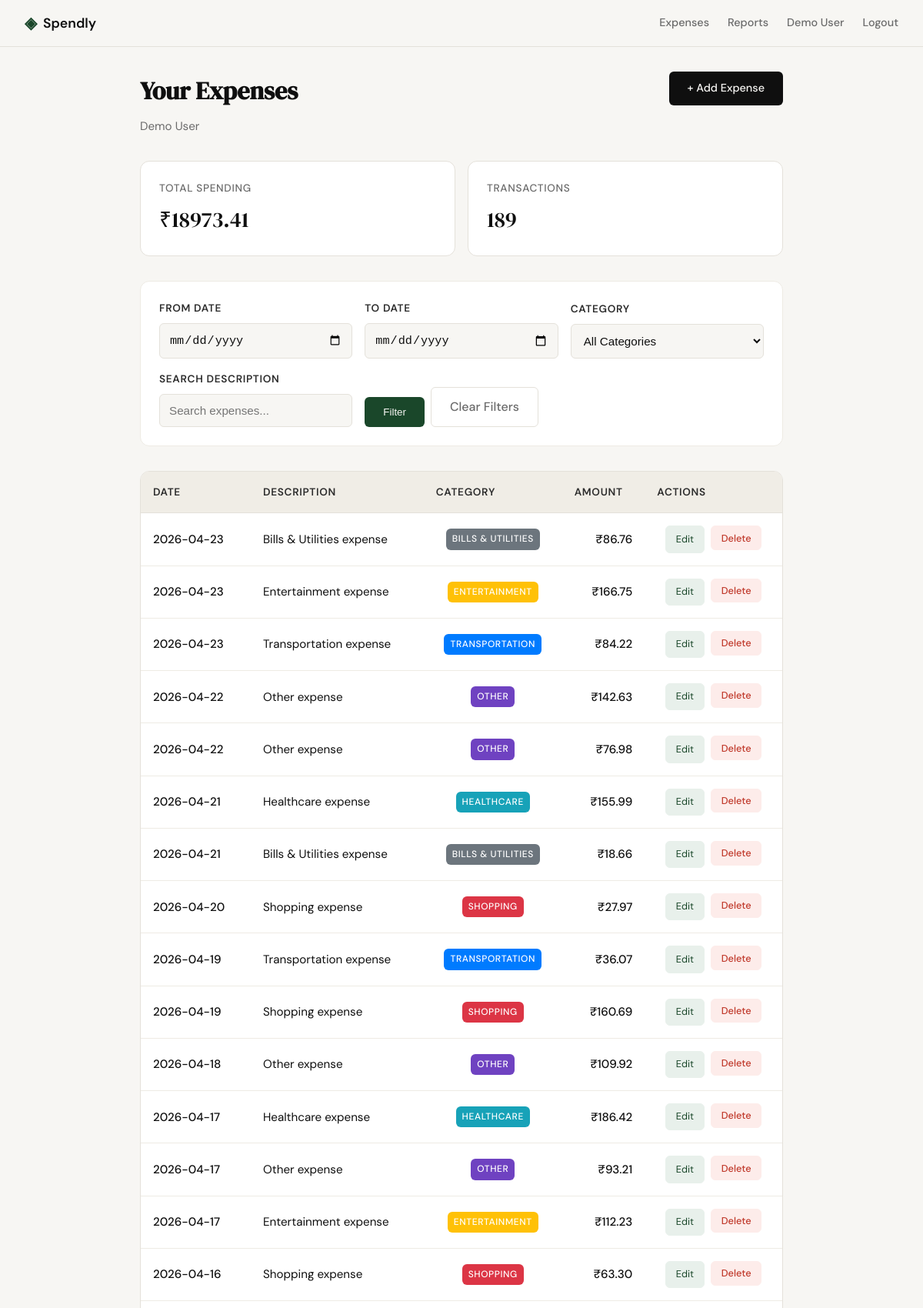
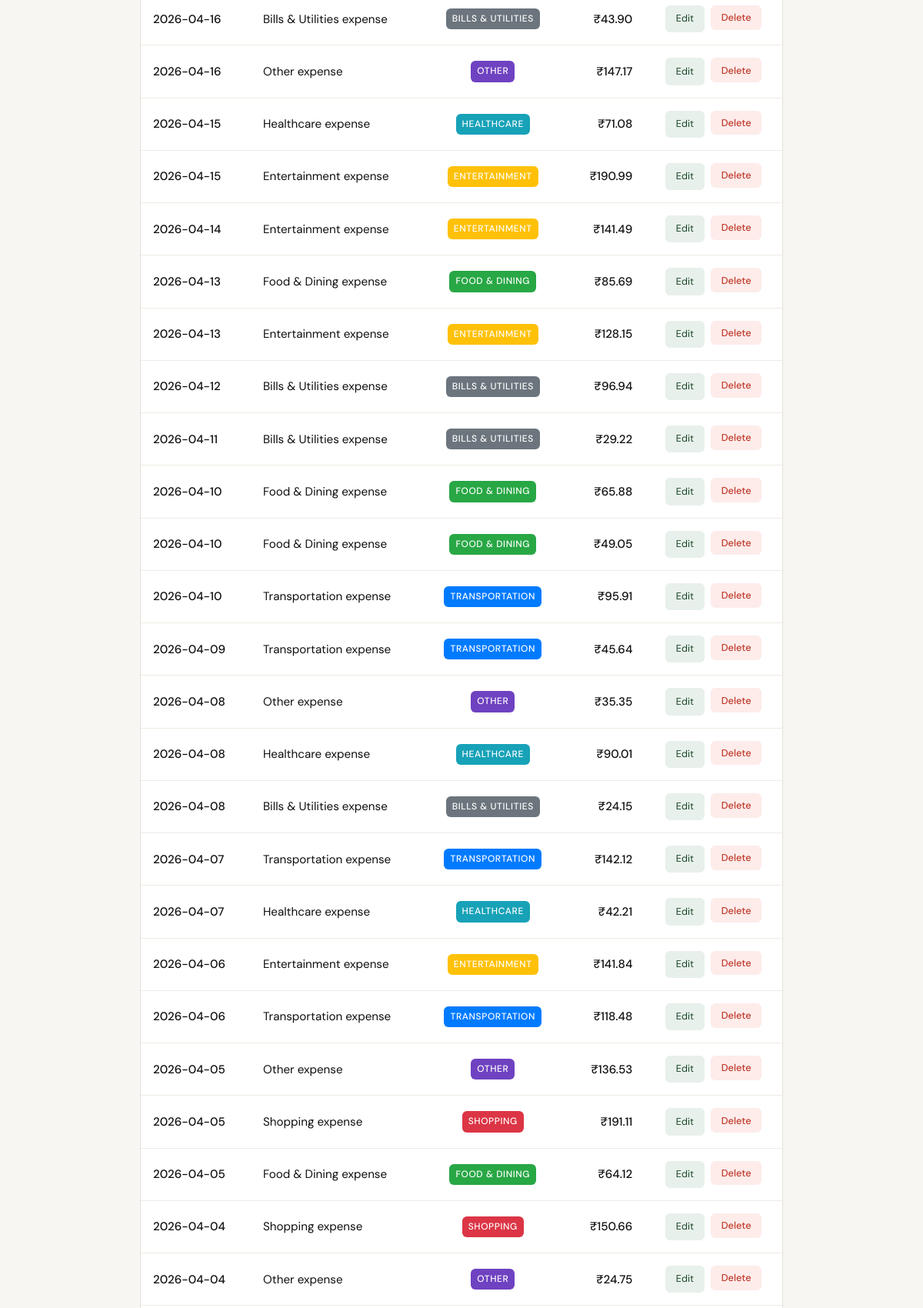
/expenses (signed in, upper part), run on the app's committed database (2 pictures, top to bottom).
### tables this page shows
CREATE TABLE users (
            id INTEGER PRIMARY KEY AUTOINCREMENT,
            name TEXT NOT NULL,
            email TEXT UNIQUE NOT NULL,
            password_hash TEXT NOT NULL
        );

CREATE TABLE expenses (
            id INTEGER PRIMARY KEY AUTOINCREMENT,
            user_id INTEGER NOT NULL,
            category_id INTEGER,
            amount REAL NOT NULL,
            description TEXT,
            date TEXT NOT NULL,
            FOREIGN KEY (user_id) REFERENCES users (id),
            FOREIGN KEY (category_id) REFERENCES categories (id)
        );

CREATE TABLE categories (
            id INTEGER PRIMARY KEY AUTOINCREMENT,
            name TEXT UNIQUE NOT NULL,
            color TEXT DEFAULT '#007bff'
        );

### app.py (the view)
@app.route("/expenses")
def expenses():
    if "user_id" not in session:
        return redirect(url_for("login"))
    db = get_db()
    user = db.execute("SELECT * FROM users WHERE id = ?", (session["user_id"],)).fetchone()
    date_from = request.args.get('date_from', '').strip()
    date_to = request.args.get('date_to', '').strip()
    category_id = request.args.get('category', '').strip()
    search = request.args.get('search', '').strip()
    query = """
        SELECT e.*, c.name as category_name, c.color as category_color
        FROM expenses e
        LEFT JOIN categories c ON e.category_id = c.id
        WHERE e.user_id = ?
    """
    params = [session["user_id"]]
    if date_from:
        query += " AND e.date >= ?"
        params.append(date_from)
    if date_to:
        query += " AND e.date <= ?"
        params.append(date_to)
    if category_id:
        query += " AND e.category_id = ?"
        params.append(category_id)
    if search:
        query += " AND e.description LIKE ?"
        params.append(f"%{search}%")
    query += " ORDER BY e.date DESC"
    expenses_list = db.execute(query, params).fetchall()
    categories = db.execute("SELECT * FROM categories ORDER BY name").fetchall()
    db.close()
    if not user:
        session.clear()
        return redirect(url_for("login"))
    total_spent = sum(exp["amount"] for exp in expenses_list)
    return render_template("expenses.html", user=user, expenses=expenses_list,
                         total_spent=total_spent, categories=categories)

### database/db.py (called while the page is built)
def get_db():
    conn = sqlite3.connect('expenses.db')
    conn.row_factory = sqlite3.Row
    conn.execute('PRAGMA foreign_keys = ON')
    return conn

### templates/expenses.html (shortened to what this page needs)
{% extends "base.html" %}
{% block content %}
<div class="expenses-container">
    <div class="expenses-header">
        <div class="expenses-title-section">
            <h1>Your Expenses</h1>
            <p class="expenses-user">{{ user['name'] }}</p>
        </div>
        <a href="{{ url_for('add_expense') }}" class="btn-primary">+ Add Expense</a>
    </div>
    <div class="expenses-summary">
        <div class="summary-card">
            <span class="summary-label">Total Spending</span>
            <span class="summary-value">₹{{ "%.2f"|format(total_spent) }}</span>
        </div>
        <div class="summary-card">
            <span class="summary-label">Transactions</span>
            <span class="summary-value">{{ expenses|length }}</span>
        </div>
    </div>
    <div class="filters-section">
        <form method="GET" class="filters-form">
            <div class="filter-group">
                <label for="date_from">From Date</label>
                <input type="date" id="date_from" name="date_from"
                       value="{{ request.args.get('date_from', '') }}" class="filter-input">
            </div>
            <div class="filter-group">
                <label for="date_to">To Date</label>
                <input type="date" id="date_to" name="date_to"
                       value="{{ request.args.get('date_to', '') }}" class="filter-input">
            </div>
            <div class="filter-group">
                <label for="category">Category</label>
                <select id="category" name="category" class="filter-input">
                    <option value="">All Categories</option>
                </select>
            </div>
            <div class="filter-group">
                <label for="search">Search Description</label>
                <input type="text" id="search" name="search"
                       placeholder="Search expenses..."
                       value="{{ request.args.get('search', '') }}" class="filter-input">
            </div>
            <div class="filter-actions">
                <button type="submit" class="btn-filter">Filter</button>
                <a href="{{ url_for('expenses') }}" class="btn-clear">Clear Filters</a>
            </div>
        </form>
    </div>
    <div class="expenses-list">
        {% if expenses %}
            <table class="expenses-table">
                <thead>
                    <tr>
                        <th>Date</th>
                        <th>Description</th>
                        <th>Category</th>
                        <th class="amount-col">Amount</th>
                        <th class="actions-col">Actions</th>
                    </tr>
                </thead>
                <tbody>
                    {% for expense in expenses %}
                    <tr class="expense-row">
                        <td class="date-cell">{{ expense['date'] }}</td>
                        <td class="desc-cell">{{ expense['description'] or '—' }}</td>
                        <td class="category-cell">
                            {% if expense['category_name'] %}
                                <span class="category-badge" style="background-color: {{ expense['category_color'] }};">
                                    {{ expense['category_name'] }}
                                </span>
                            {% else %}
                                <span class="category-badge category-uncategorized">Uncategorized</span>
                            {% endif %}
                        </td>
                        <td class="amount-cell">₹{{ "%.2f"|format(expense['amount']) }}</td>
                        <td class="actions-cell">
                            <a href="{{ url_for('edit_expense', id=expense['id']) }}" class="btn-row-edit">Edit</a>
                            <form method="POST" action="{{ url_for('delete_expense', id=expense['id']) }}" style="display: inline;"
                                  onsubmit="return confirm('Delete this expense?')">
                                <button type="submit" class="btn-row-delete">Delete</button>
                            </form>
                        </td>
                    </tr>
                    {% endfor %}
                </tbody>
            </table>
        {% else %}
            <div class="empty-state">
                <p class="empty-title">No expenses yet</p>
                <p class="empty-text">Start tracking your spending by adding your first expense.</p>
                <a href="{{ url_for('add_expense') }}" class="btn-primary">Add Your First Expense</a>
            </div>
        {% endif %}
    </div>
</div>
{% endblock %}

### templates/base.html (shortened to what this page needs)
<!DOCTYPE html>
<html lang="en">
<head>
    <link rel="stylesheet" href="{{ url_for('static', filename='css/style.css') }}">
</head>
<body>
    <nav class="navbar">
        <div class="nav-inner">
            <a href="{{ url_for('landing') }}" class="nav-brand">
                <span class="brand-icon">◈</span>
                <span class="brand-name">Spendly</span>
            </a>
            <div class="nav-links">
                {% if session.get('user_id') %}
                    <a href="{{ url_for('expenses') }}">Expenses</a>
                    <a href="{{ url_for('reports') }}">Reports</a>
                    <a href="{{ url_for('profile') }}">{{ session.get('user_name', 'Profile') }}</a>
                    <a href="{{ url_for('logout') }}" class="nav-logout">Logout</a>
                {% else %}
                    <a href="{{ url_for('login') }}">Sign in</a>
                    <a href="{{ url_for('register') }}" class="nav-cta">Get started</a>
                {% endif %}
            </div>
        </div>
    </nav>
    <main class="main-content">
        {% block content %}{% endblock %}
    </main>
</body>
</html>

### static/css/style.css (style rules this page uses)
:root { --ink: #0f0f0f; --ink-soft: #2d2d2d; --ink-muted: #6b6b6b; --ink-faint: #a0a0a0; --paper: #f7f6f3; --paper-warm: #f0ede6; --paper-card: #ffffff; --accent: #1a472a; --accent-light: #e8f0eb; --accent-2: #c17f24; --accent-2-light: #fdf3e3; --danger: #c0392b; --danger-light: #fdecea; --border: #e4e1da; --border-soft: #eeebe4; --font-display: 'DM Serif Display', Georgia, serif; --font-body: 'DM Sans', system-ui, sans-serif; --max-width: 1200px; --auth-width: 440px; --radius-sm: 6px; --radius-md: 12px; --radius-lg: 20px; }
*, *::before, *::after { box-sizing: border-box; margin: 0; padding: 0; }
html { font-size: 16px; scroll-behavior: smooth; }
body { background: var(--paper); color: var(--ink); font-family: var(--font-body); font-size: 1rem; line-height: 1.6; -webkit-font-smoothing: antialiased; }
a { color: inherit; text-decoration: none; }
.navbar { position: sticky; top: 0; z-index: 100; background: var(--paper); border-bottom: 1px solid var(--border); padding: 0 2rem; }
.nav-inner { max-width: var(--max-width); margin: 0 auto; height: 60px; display: flex; align-items: center; justify-content: space-between; }
.nav-brand { display: flex; align-items: center; gap: 0.5rem; font-family: var(--font-body); font-weight: 600; font-size: 1.1rem; color: var(--ink); }
.brand-icon { color: var(--accent); font-size: 1.3rem; }
.brand-name { color: var(--ink); }
.nav-links { display: flex; align-items: center; gap: 1.5rem; font-size: 0.9rem; font-weight: 500; }
.nav-links a { color: var(--ink-muted); transition: color 0.2s; }
.main-content { min-height: calc(100vh - 60px - 100px); }
.btn-primary { display: inline-block; background: var(--ink); color: var(--paper); padding: 0.65rem 1.5rem; border-radius: var(--radius-sm); font-family: var(--font-body); font-size: 0.9rem; font-weight: 500; cursor: pointer; border: none; transition: background 0.2s; text-decoration: none; }

### data on the page
users: get "Demo User", name "Demo User"
expenses: date "2026-04-23", description "Bills & Utilities expense", category_name "BILLS & UTILITIES", amount "86.76"
expenses: date "2026-04-23", description "Entertainment expense", category_name "ENTERTAINMENT", amount "166.75"
expenses: date "2026-04-23", description "Transportation expense", category_name "TRANSPORTATION", amount "84.22"
expenses: date "2026-04-22", description "Other expense", category_name "OTHER", amount "142.63"
expenses: date "2026-04-22", description "Other expense", category_name "OTHER", amount "76.98"
expenses: date "2026-04-21", description "Healthcare expense", category_name "HEALTHCARE", amount "155.99"
expenses: date "2026-04-21", description "Bills & Utilities expense", category_name "BILLS & UTILITIES", amount "18.66"
expenses: date "2026-04-20", description "Shopping expense", category_name "SHOPPING", amount "27.97"
expenses: date "2026-04-19", description "Transportation expense", category_name "TRANSPORTATION", amount "36.07"
expenses: date "2026-04-19", description "Shopping expense", category_name "SHOPPING", amount "160.69"
expenses: date "2026-04-18", description "Other expense", category_name "OTHER", amount "109.92"
expenses: date "2026-04-17", description "Healthcare expense", category_name "HEALTHCARE", amount "186.42"
expenses: date "2026-04-17", description "Other expense", category_name "OTHER", amount "93.21"
expenses: date "2026-04-17", description "Entertainment expense", category_name "ENTERTAINMENT", amount "112.23"
expenses: date "2026-04-16", description "Shopping expense", category_name "SHOPPING", amount "63.30"
expenses: date "2026-04-16", description "Bills & Utilities expense", category_name "BILLS & UTILITIES", amount "43.90"
expenses: date "2026-04-16", description "Other expense", category_name "OTHER", amount "147.17"
expenses: date "2026-04-15", description "Healthcare expense", category_name "HEALTHCARE", amount "71.08"
expenses: date "2026-04-15", description "Entertainment expense", category_name "ENTERTAINMENT", amount "190.99"
expenses: date "2026-04-14", description "Entertainment expense", category_name "ENTERTAINMENT", amount "141.49"
expenses: date "2026-04-13", description "Food & Dining expense", category_name "FOOD & DINING", amount "85.69"
expenses: date "2026-04-13", description "Entertainment expense", category_name "ENTERTAINMENT", amount "128.15"
expenses: date "2026-04-12", description "Bills & Utilities expense", category_name "BILLS & UTILITIES", amount "96.94"
expenses: date "2026-04-11", description "Bills & Utilities expense", category_name "BILLS & UTILITIES", amount "29.22"
expenses: date "2026-04-10", description "Food & Dining expense", category_name "FOOD & DINING", amount "65.88"
expenses: date "2026-04-10", description "Food & Dining expense", category_name "FOOD & DINING", amount "49.05"
expenses: date "2026-04-10", description "Transportation expense", category_name "TRANSPORTATION", amount "95.91"
expenses: date "2026-04-09", description "Transportation expense", category_name "TRANSPORTATION", amount "45.64"
expenses: date "2026-04-08", description "Other expense", category_name "OTHER", amount "35.35"
expenses: date "2026-04-08", description "Healthcare expense", category_name "HEALTHCARE", amount "90.01"
expenses: date "2026-04-08", description "Bills & Utilities expense", category_name "BILLS & UTILITIES", amount "24.15"
expenses: date "2026-04-07", description "Transportation expense", category_name "TRANSPORTATION", amount "142.12"
expenses: date "2026-04-07", description "Healthcare expense", category_name "HEALTHCARE", amount "42.21"
expenses: date "2026-04-06", description "Entertainment expense", category_name "ENTERTAINMENT", amount "141.84"
expenses: date "2026-04-06", description "Transportation expense", category_name "TRANSPORTATION", amount "118.48"
expenses: date "2026-04-05", description "Other expense", category_name "OTHER", amount "136.53"
expenses: date "2026-04-05", description "Shopping expense", category_name "SHOPPING", amount "191.11"
expenses: date "2026-04-05", description "Food & Dining expense", category_name "FOOD & DINING", amount "64.12"
expenses: date "2026-04-04", description "Shopping expense", category_name "SHOPPING", amount "150.66"
expenses: date "2026-04-04", description "Other expense", category_name "OTHER", amount "24.75"

### other printed values
{{ "%.2f"|format(total_spent) }} "18973.41"
{{ expenses|length }} "189"
